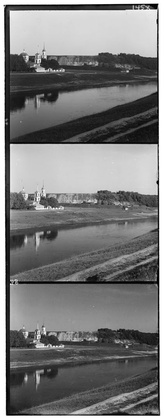
%> input picture assignment_0/data/00125v.jpg, 164 x 420 px, shrunk from 400 x 1024 before the run; its folder holds only this picture in this run
$ octave first_method.m   (GNU Octave 9; MATLAB toolbox functions it lacks are replaced by stand-ins)
%> lines starting %> are read from the running program, lines starting %| are printed output that depends on the picture


filenames = dir('data');
names_cell = {filenames.name};
names_cell = names_cell(3:end);
names_cell = char(strcat('data', '/', names_cell));

for i = 1:size(names_cell, 1)
    image = imread(names_cell(i,:));
%> image is the input picture: size 420x164 uint8; min 0, max 255, mean 124
    [height, width] = size(image);
%> height = 420; width = 164
    crop_size = floor(height/3);
%> crop_size = 140
    b_chan = image(              1:crop_size,:);
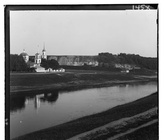
%> b_chan: size 140x164 uint8; min 0, max 255, mean 125.6
    g_chan = image(  crop_size+1:2*crop_size,:);
    r_chan = image(2*crop_size+1:3*crop_size,:);
    processed_image = process_image(b_chan, g_chan, r_chan);
    img_name = strcat('output/processed_image_', int2str(i), '.png');
    imwrite(processed_image, img_name);
end

function processed_image = process_image(b_chan, g_chan, r_chan)
    processed_image = cat(3, r_chan, g_chan, b_chan);
    [x1, y1] = slide_match(processed_image(:,:,3), processed_image(:,:,1))
%> in ssd_ncc_score, `ssd_score = sum((u-v).^2);`: ssd_score = 155996913
%> in ssd_ncc_score, `ncc_score = dot(u,v)/(norm(u) * norm(v));`: ncc_score = 0.835
%> in ssd_ncc_score, `score = ssd_score + ncc_score;`: score = 155996913.8
%> after the loop in slide_match, `for j = 0:slide_window`: best_score = 126726100.9; x = 0; y = 4
%> x1 = 0; y1 = 4
    [x2, y2] = slide_match(processed_image(:,:,3), processed_image(:,:,2))
%> x2 = 0; y2 = 2
    processed_image(:,:,1) = imtranslate(processed_image(:,:,1), [x1,y1], 'FillValues', 255);
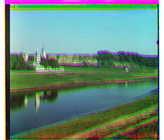
%> processed_image: size 140x164x3 uint8; mean R, G, B 107.2, 139.2, 125.6
    processed_image(:,:,2) = imtranslate(processed_image(:,:,2), [x2,y2], 'FillValues', 255);
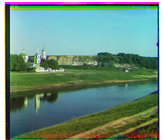
%> processed_image: size 140x164x3 uint8; mean R, G, B 107.2, 141.5, 125.6
end

function [x,y] = slide_match(chan_1, chan_2)
    slide_window = 15;
    x = 0;
    y = 0;
    best_score = ssd_ncc_score(chan_1,chan_2);
    for j = 0:slide_window
        for k = 0:slide_window
            new_chan = imtranslate(chan_2, [j,k], 'FillValues', 0);
            new_score = ssd_ncc_score(chan_1, new_chan);
            if new_score < best_score
                best_score = new_score;
                x = j;
                y = k;
            end
        end
    end
end
function score = ssd_ncc_score(image1, image2)
   u = double(reshape(image1, 1, []));
   v = double(reshape(image2, 1, []));
   ssd_score = sum((u-v).^2);
   ncc_score = dot(u,v)/(norm(u) * norm(v));
   score = ssd_score + ncc_score;
end

$ run again, on assignment_0/data/00398v.jpg
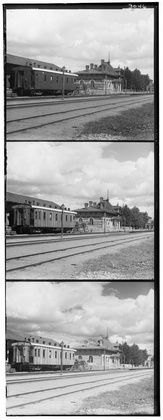
%> input picture assignment_0/data/00398v.jpg, 163 x 420 px, shrunk from 397 x 1024 before the run
%> image is the input picture: size 420x163 uint8; min 0, max 255, mean 163.6
%> `b_chan = image(              1:crop_size,:);`:
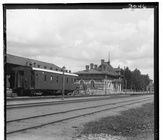
%> b_chan: size 140x163 uint8; min 0, max 255, mean 151.3
%> ssd_score = 134142103
%> ncc_score = 0.911
%> score = 134142103.9
%> after the loop in slide_match, `for j = 0:slide_window`: best_score = 109483411.9; x = 0; y = 5
%> x1 = 0; y1 = 5
%> x2 = 0; y2 = 3
%> in process_image, `processed_image(:,:,2) = imtranslate(processed_image(:,:,2), [x2,y2], ..`:
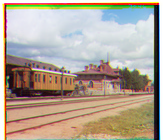
%> processed_image: size 140x163x3 uint8; mean R, G, B 178, 165.6, 151.3

$ run again, on assignment_0/data/01112v.jpg
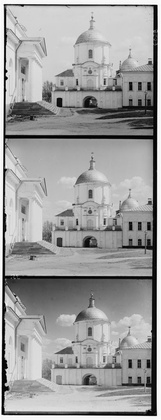
%> input picture assignment_0/data/01112v.jpg, 161 x 420 px, shrunk from 393 x 1024 before the run
%> image is the input picture: size 420x161 uint8; min 0, max 255, mean 157.6
%> `b_chan = image(              1:crop_size,:);`:
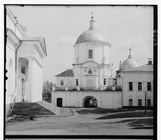
%> b_chan: size 140x161 uint8; min 0, max 255, mean 159.3
%> ssd_score = 155210616
%> ncc_score = 0.879
%> score = 155210616.9
%> after the loop in slide_match, `for j = 0:slide_window`: best_score = 130657010.9; x = 1; y = 3
%> x1 = 1; y1 = 3
%> x2 = 0
%> in process_image, `processed_image(:,:,1) = imtranslate(processed_image(:,:,1), [x1,y1], ..`:
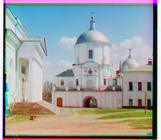
%> processed_image: size 140x161x3 uint8; mean R, G, B 153.8, 160, 159.3

$ run again, on assignment_0/data/00153v.jpg
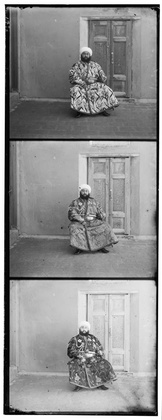
%> input picture assignment_0/data/00153v.jpg, 162 x 420 px, shrunk from 394 x 1024 before the run
%> image is the input picture: size 420x162 uint8; min 0, max 255, mean 145.2
%> `b_chan = image(              1:crop_size,:);`:
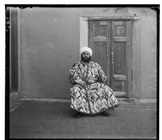
%> b_chan: size 140x162 uint8; min 0, max 255, mean 119.7
%> ssd_score = 165767136
%> ncc_score = 0.901
%> score = 165767136.9
%> after the loop in slide_match, `for j = 0:slide_window`: best_score = 159841773.9; x = 1; y = 0
%> x1 = 1; y1 = 0
%> in process_image, `processed_image(:,:,1) = imtranslate(processed_image(:,:,1), [x1,y1], ..`:
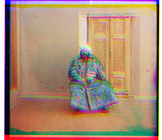
%> processed_image: size 140x162x3 uint8; mean R, G, B 173.4, 142.5, 119.7
